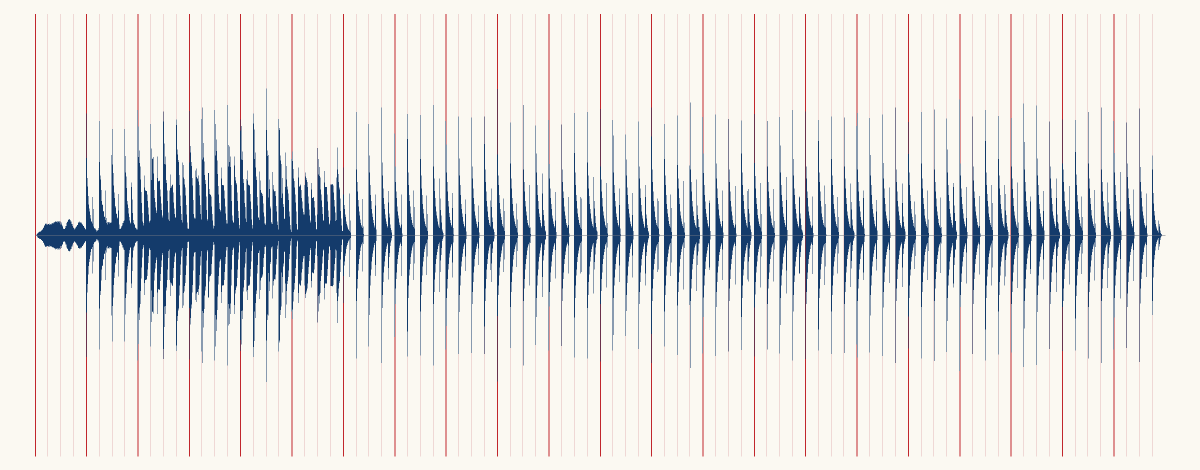
#> input picture examples/self-promo/assets-src/exhibits/exhibit-bgm-wave.png, 2400 x 940 px (shown at 1/2 size)
$ python sheet.py --dir ../examples/self-promo/assets-src/exhibits
#> lines starting #> are read from the running program, lines starting #| are printed output that depends on the picture
#!/usr/bin/env python
"""把目录里的图片拼成一张对比图（审图用）。

用法：
    python scripts-win/sheet.py --dir out/stills --cols 3 --width 960
    python scripts-win/sheet.py --dir out/stills --out out/sheet.jpg --cols 2 --width 1280
"""

from __future__ import annotations

import argparse
import os
import re
import sys
from pathlib import Path

from PIL import Image, ImageDraw, ImageFont

# Windows 控制台默认按本地编码输出，中文会乱，这里强制 UTF-8
if sys.platform == "win32":
    for _s in (sys.stdout, sys.stderr):
        try:
            _s.reconfigure(encoding="utf-8")
        except Exception:  # noqa: BLE001
            pass

EXTS = {".png", ".jpg", ".jpeg", ".webp", ".bmp"}


def natural_key(p: Path):
    return [int(t) if t.isdigit() else t.lower() for t in re.split(r"(\d+)", p.name)]


def load_font(size: int):
#> called with size = 15
    windir = Path(os.environ.get("WINDIR", r"C:\Windows"))
    for name in ("msyh.ttc", "msyhbd.ttc", "simhei.ttf", "segoeui.ttf", "arial.ttf"):
        p = windir / "Fonts" / name
        if p.exists():
            try:
                return ImageFont.truetype(str(p), size)
            except OSError:
                continue
    return ImageFont.load_default()


def human(n: int) -> str:
    return f"{n / 1024 / 1024:.1f} MB" if n >= 1024 * 1024 else f"{n / 1024:.0f} KB"


def main() -> int:
    ap = argparse.ArgumentParser(description="拼图：把一组图片排成对比图")
    ap.add_argument("--dir", required=True, help="图片目录")
    ap.add_argument("--out", default=None, help="输出路径，默认 <dir>/sheet.jpg")
    ap.add_argument("--cols", type=int, default=3, help="列数（默认 3）")
    ap.add_argument("--width", type=int, default=960, help="每张缩略图宽度（默认 960）")
    ap.add_argument("--gap", type=int, default=16, help="间距（默认 16）")
    ap.add_argument("--label", dest="label", action="store_true", default=True)
    ap.add_argument("--no-label", dest="label", action="store_false")
    args = ap.parse_args()

    src = Path(args.dir)
    if not src.is_dir():
        print(f"[ERROR] 目录不存在：{src}", file=sys.stderr)
        return 2

    files = sorted((p for p in src.rglob("*") if p.suffix.lower() in EXTS), key=natural_key)
    if not files:
        print(f"[ERROR] {src} 下没有图片", file=sys.stderr)
        return 2

    cols = max(1, args.cols)
    thumb_w = max(160, args.width)
    gap = max(0, args.gap)
    label_h = 26 if args.label else 0
    font = load_font(15)
    font_small = load_font(13)

    # (原图路径, 缩略图, 原图宽高)
    thumbs: list[tuple[Path, Image.Image, tuple[int, int]]] = []
    for f in files:
        try:
            with Image.open(f) as im:
#> im is the input picture: PIL image 2400x940 RGB; mean R, G, B 225.9, 225.9, 224.9
                im.load()
                if im.mode not in ("RGB", "RGBA"):
                    im = im.convert("RGB")
                ow, oh = im.size
#> ow = 2400; oh = 940
                th = max(1, int(round(thumb_w * oh / ow)))
#> th = 376
                thumbs.append((f, im.resize((thumb_w, th), Image.LANCZOS), (ow, oh)))
        except Exception as e:  # noqa: BLE001
            print(f"[WARN] 读不了，跳过：{f.name} ({e})")

    if not thumbs:
        print("[ERROR] 没有可用图片", file=sys.stderr)
        return 2

    cell_h = max(t.height for _, t, _ in thumbs) + label_h
#> cell_h = 402
    rows = (len(thumbs) + cols - 1) // cols
#> rows = 1
    W = cols * thumb_w + (cols + 1) * gap
    H = rows * cell_h + (rows + 1) * gap
#> H = 434
    sheet = Image.new("RGB", (W, H), (17, 17, 19))
    draw = ImageDraw.Draw(sheet)

    for i, (f, t, (ow, oh)) in enumerate(thumbs):
        r, c = divmod(i, cols)
        x = gap + c * (thumb_w + gap)
        y = gap + r * (cell_h + gap)
        sheet.paste(t, (x, y))
        if args.label:
            draw.rectangle([x, y + t.height, x + thumb_w, y + t.height + label_h], fill=(30, 30, 34))
            draw.text((x + 8, y + t.height + 5), f"{i + 1:02d}  {f.name}", font=font, fill=(225, 225, 230))
            dim = f"{ow}x{oh}"
            draw.text(
                (x + thumb_w - 8 - draw.textlength(dim, font=font_small), y + t.height + 6),
                dim,
                font=font_small,
                fill=(130, 130, 140),
            )
#> this loop made 1 pass
#> (ow, oh, r, c, x, y, dim) on pass 1: (2400, 940, 0, 0, 16, 16, '2400x940')
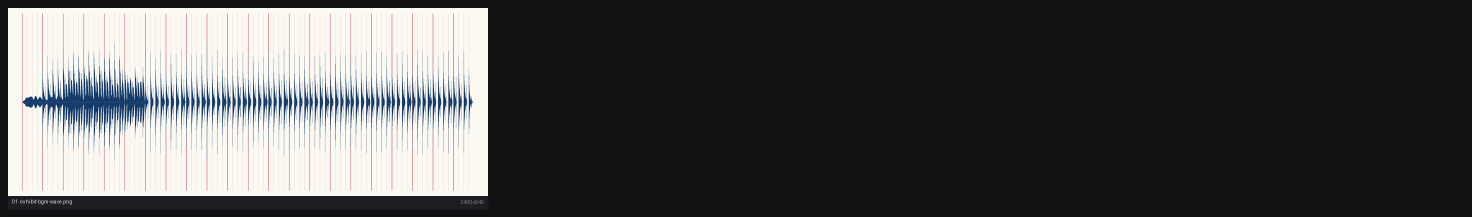
#> sheet: PIL image 2944x434 RGB (shown at 1/2 size); mean R, G, B 76.1, 76.2, 77.5

    out = Path(args.out) if args.out else (src / "sheet.jpg")
    out.parent.mkdir(parents=True, exist_ok=True)
    if out.suffix.lower() == ".png":
        sheet.save(out)
    else:
        sheet.save(out, quality=88, subsampling=1, optimize=True)

    print(f"共 {len(thumbs)} 张  ->  {out}  ({sheet.width}x{sheet.height}, {human(out.stat().st_size)})")
#| 共 1 张  ->  ../examples/self-promo/assets-src/exhibits/sheet.jpg  (2944x434, 103 KB)
    print("逐张尺寸：")
    for i, (_, _, (ow, oh)) in enumerate(thumbs, 1):
        print(f"  {i:02d}  {ow}x{oh}")
#> this loop made 1 pass
#> (i, ow, oh) on pass 1: (1, 2400, 940)
#|   01  2400x940
    return 0


if __name__ == "__main__":
    sys.exit(main())
#> (the program exits here)

$ run again, on examples/self-promo/封面 16x9.png
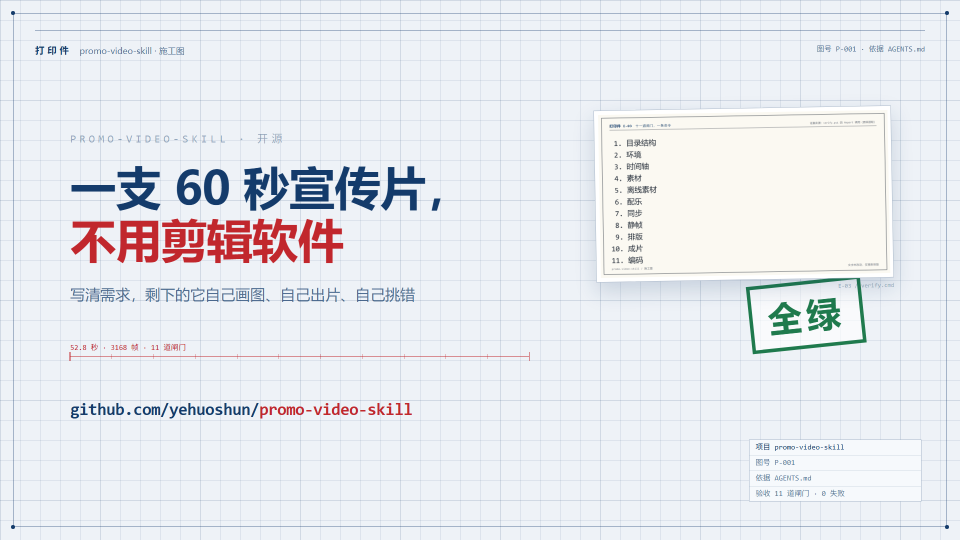
#> input picture examples/self-promo/封面 16x9.png, 1920 x 1080 px (shown at 1/2 size)
#> in main, im is the input picture: PIL image 1920x1080 RGB; mean R, G, B 231.1, 233.7, 238.6
#> cell_h = 566
#> rows = 1
#> H = 598
#> the loop in main, `for i, (f, t, (ow, oh)) in enumerate(thumbs):` made 1 pass
#> (ow, oh, r, c, x, y, dim) on pass 1: (1920, 1080, 0, 0, 16, 16, '1920x1080')
#> after the loop in main, `for i, (f, t, (ow, oh)) in enumerate(thumbs):`:
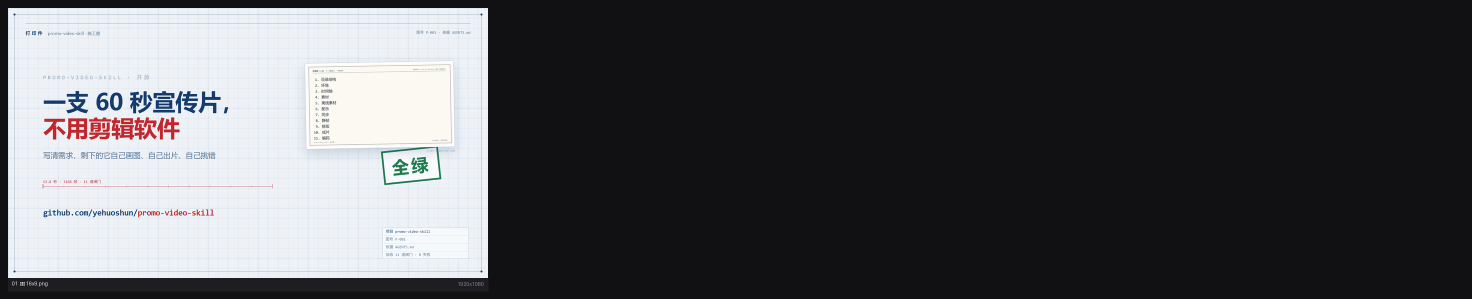
#> sheet: PIL image 2944x598 RGB (shown at 1/2 size); mean R, G, B 80.2, 81, 83.9
#| 共 1 张  ->  ../examples/self-promo/sheet.jpg  (2944x598, 113 KB)
#> the loop in main, `for i, (_, _, (ow, oh)) in enumerate(thumbs, 1):` made 1 pass
#> (i, ow, oh) on pass 1: (1, 1920, 1080)
#> (printed output is left out)

$ run again, on examples/self-promo/封面 3x4.png
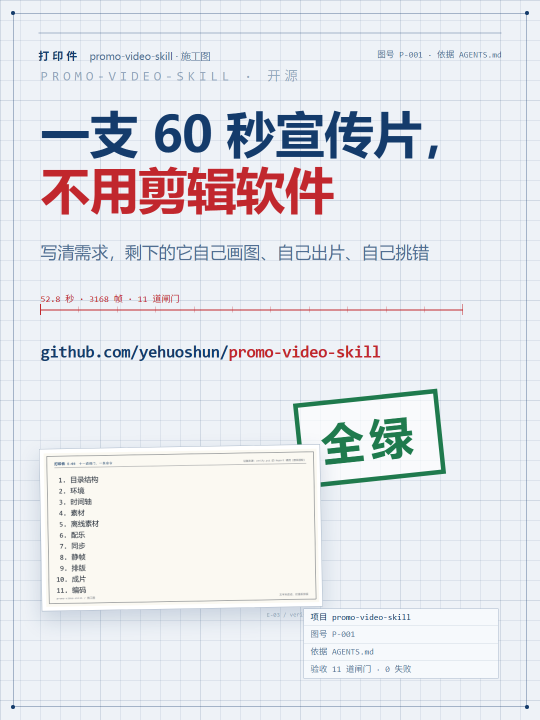
#> input picture examples/self-promo/封面 3x4.png, 1080 x 1440 px (shown at 1/2 size)
#> in main, im is the input picture: PIL image 1080x1440 RGB; mean R, G, B 228, 229.9, 234.7
#> cell_h = 1306
#> rows = 1
#> H = 1338
#> the loop in main, `for i, (f, t, (ow, oh)) in enumerate(thumbs):` made 1 pass
#> (ow, oh, r, c, x, y, dim) on pass 1: (1080, 1440, 0, 0, 16, 16, '1080x1440')
#> after the loop in main, `for i, (f, t, (ow, oh)) in enumerate(thumbs):`:
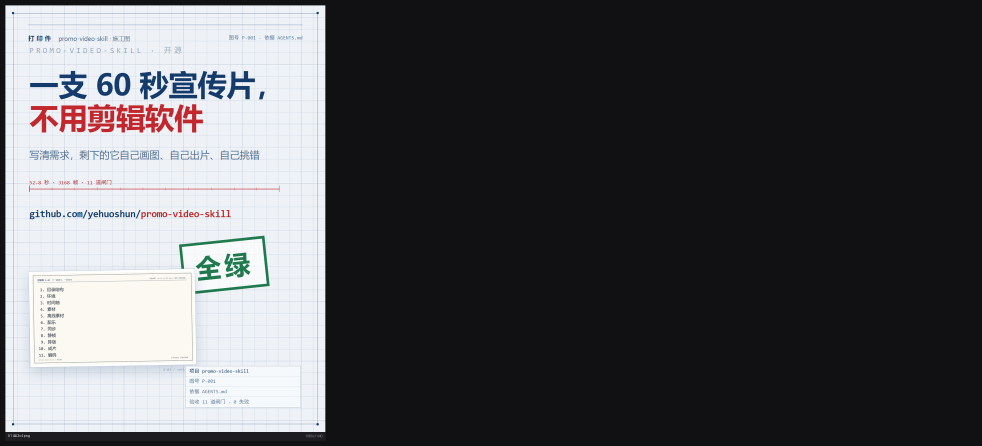
#> sheet: PIL image 2944x1338 RGB (shown at 1/3 size); mean R, G, B 82.9, 83.5, 86.4
#| 共 1 张  ->  ../examples/self-promo/sheet.jpg  (2944x1338, 222 KB)
#> the loop in main, `for i, (_, _, (ow, oh)) in enumerate(thumbs, 1):` made 1 pass
#> (i, ow, oh) on pass 1: (1, 1080, 1440)
#> (printed output is left out)
